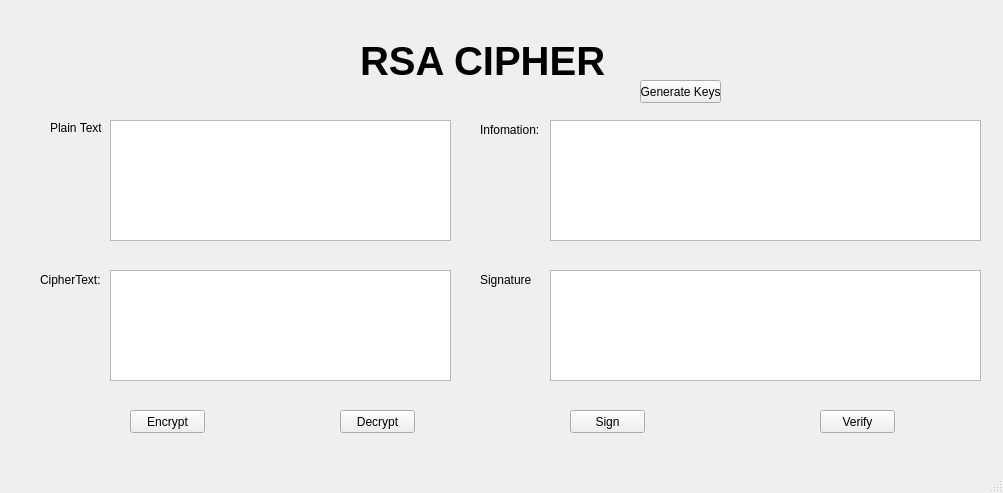
<?xml version="1.0" encoding="UTF-8"?>
<ui version="4.0">
 <class>MainWindow</class>
 <widget class="QMainWindow" name="MainWindow">
  <property name="geometry">
   <rect>
    <x>0</x>
    <y>0</y>
    <width>1003</width>
    <height>493</height>
   </rect>
  </property>
  <property name="windowTitle">
   <string>MainWindow</string>
  </property>
  <widget class="QWidget" name="centralwidget">
   <widget class="QLabel" name="label">
    <property name="geometry">
     <rect>
      <x>360</x>
      <y>40</y>
      <width>251</width>
      <height>41</height>
     </rect>
    </property>
    <property name="font">
     <font>
      <pointsize>30</pointsize>
      <weight>75</weight>
      <bold>true</bold>
     </font>
    </property>
    <property name="text">
     <string>RSA CIPHER</string>
    </property>
   </widget>
   <widget class="QLabel" name="label_2">
    <property name="geometry">
     <rect>
      <x>50</x>
      <y>120</y>
      <width>51</width>
      <height>16</height>
     </rect>
    </property>
    <property name="text">
     <string>Plain Text:</string>
    </property>
   </widget>
   <widget class="QLabel" name="label_3">
    <property name="geometry">
     <rect>
      <x>40</x>
      <y>270</y>
      <width>61</width>
      <height>20</height>
     </rect>
    </property>
    <property name="text">
     <string>CipherText:</string>
    </property>
   </widget>
   <widget class="QLabel" name="label_4">
    <property name="geometry">
     <rect>
      <x>480</x>
      <y>120</y>
      <width>61</width>
      <height>20</height>
     </rect>
    </property>
    <property name="text">
     <string>Infomation:</string>
    </property>
   </widget>
   <widget class="QLabel" name="label_5">
    <property name="geometry">
     <rect>
      <x>480</x>
      <y>270</y>
      <width>51</width>
      <height>20</height>
     </rect>
    </property>
    <property name="text">
     <string>Signature:</string>
    </property>
   </widget>
   <widget class="QTextEdit" name="txt_cipher">
    <property name="geometry">
     <rect>
      <x>110</x>
      <y>270</y>
      <width>341</width>
      <height>111</height>
     </rect>
    </property>
   </widget>
   <widget class="QTextEdit" name="txt_plaintext">
    <property name="geometry">
     <rect>
      <x>110</x>
      <y>120</y>
      <width>341</width>
      <height>121</height>
     </rect>
    </property>
   </widget>
   <widget class="QTextEdit" name="txt_info">
    <property name="geometry">
     <rect>
      <x>550</x>
      <y>120</y>
      <width>431</width>
      <height>121</height>
     </rect>
    </property>
   </widget>
   <widget class="QTextEdit" name="txt_sign">
    <property name="geometry">
     <rect>
      <x>550</x>
      <y>270</y>
      <width>431</width>
      <height>111</height>
     </rect>
    </property>
   </widget>
   <widget class="QPushButton" name="btn_gen_keys">
    <property name="geometry">
     <rect>
      <x>640</x>
      <y>80</y>
      <width>81</width>
      <height>23</height>
     </rect>
    </property>
    <property name="text">
     <string>Generate Keys</string>
    </property>
   </widget>
   <widget class="QPushButton" name="btn_encrypt">
    <property name="geometry">
     <rect>
      <x>130</x>
      <y>410</y>
      <width>75</width>
      <height>23</height>
     </rect>
    </property>
    <property name="text">
     <string>Encrypt</string>
    </property>
   </widget>
   <widget class="QPushButton" name="btn_decrypt">
    <property name="geometry">
     <rect>
      <x>340</x>
      <y>410</y>
      <width>75</width>
      <height>23</height>
     </rect>
    </property>
    <property name="text">
     <string>Decrypt</string>
    </property>
   </widget>
   <widget class="QPushButton" name="btn_sign">
    <property name="geometry">
     <rect>
      <x>570</x>
      <y>410</y>
      <width>75</width>
      <height>23</height>
     </rect>
    </property>
    <property name="text">
     <string>Sign</string>
    </property>
   </widget>
   <widget class="QPushButton" name="btn_verify">
    <property name="geometry">
     <rect>
      <x>820</x>
      <y>410</y>
      <width>75</width>
      <height>23</height>
     </rect>
    </property>
    <property name="text">
     <string>Verify</string>
    </property>
   </widget>
  </widget>
  <widget class="QMenuBar" name="menubar">
   <property name="geometry">
    <rect>
     <x>0</x>
     <y>0</y>
     <width>1003</width>
     <height>21</height>
    </rect>
   </property>
  </widget>
  <widget class="QStatusBar" name="statusbar"/>
 </widget>
 <resources/>
 <connections/>
</ui>
